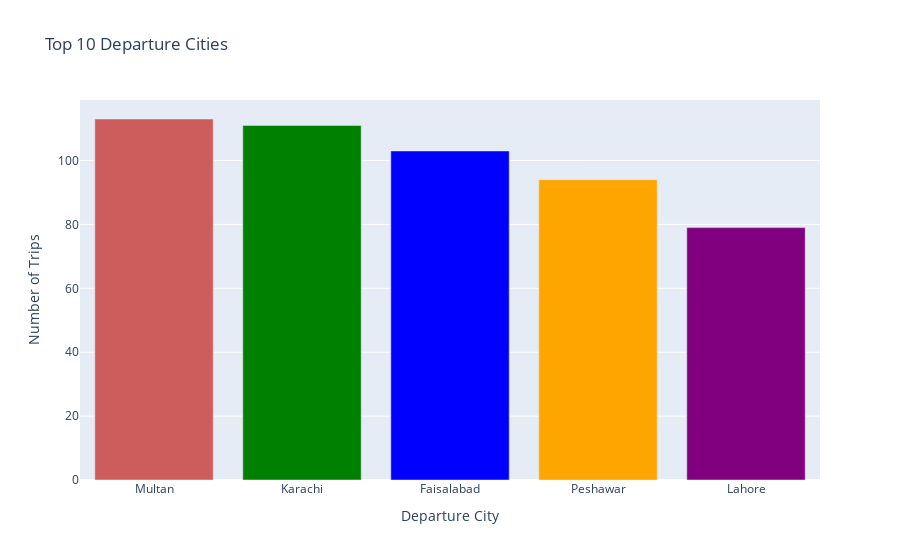

Here is the notebook cell this chart was saved with:
### Code cell
# To set different colors for each bar, pass a list to marker_color
colors = ['indianred', 'green', 'blue', 'orange', 'purple', 'cyan', 'magenta', 'yellow', 'gray', 'brown']
fig.update_traces(marker_color=colors[:len(departure_city)])
fig.update_layout(xaxis_title='Departure City', yaxis_title='Number of Trips')  

# To set different colors for each bar, pass a list to marker_color
colors = ['indianred', 'green', 'blue', 'orange', 'purple', 'cyan', 'magenta', 'yellow', 'gray', 'brown']
fig.update_traces(marker_color=colors[:len(departure_city)])
fig.update_layout(xaxis_title='Departure City', yaxis_title='Number of Trips')

### Figure 1 — Plotly figure (JSON) as saved in the notebook; plotly's stock layout.template omitted (floating-point values rounded to 4 significant figures)
{"data": [{"alignmentgroup": "True", "hovertemplate": "Departure City=%{x}<br>y=%{y}<extra></extra>", "legendgroup": "", "marker": {"color": ["indianred", "green", "blue", "orange", "purple"], "pattern": {"shape": ""}}, "name": "", "offsetgroup": "", "orientation": "v", "showlegend": false, "textposition": "auto", "type": "bar", "x": ["Multan", "Karachi", "Faisalabad", "Peshawar", "Lahore"], "xaxis": "x", "y": [113, 111, 103, 94, 79], "yaxis": "y"}], "layout": {"barmode": "relative", "legend": {"tracegroupgap": 0}, "title": {"text": "Top 10 Departure Cities"}, "xaxis": {"anchor": "y", "domain": [0, 1], "title": {"text": "Departure City"}}, "yaxis": {"anchor": "x", "domain": [0, 1], "title": {"text": "Number of Trips"}}}}
